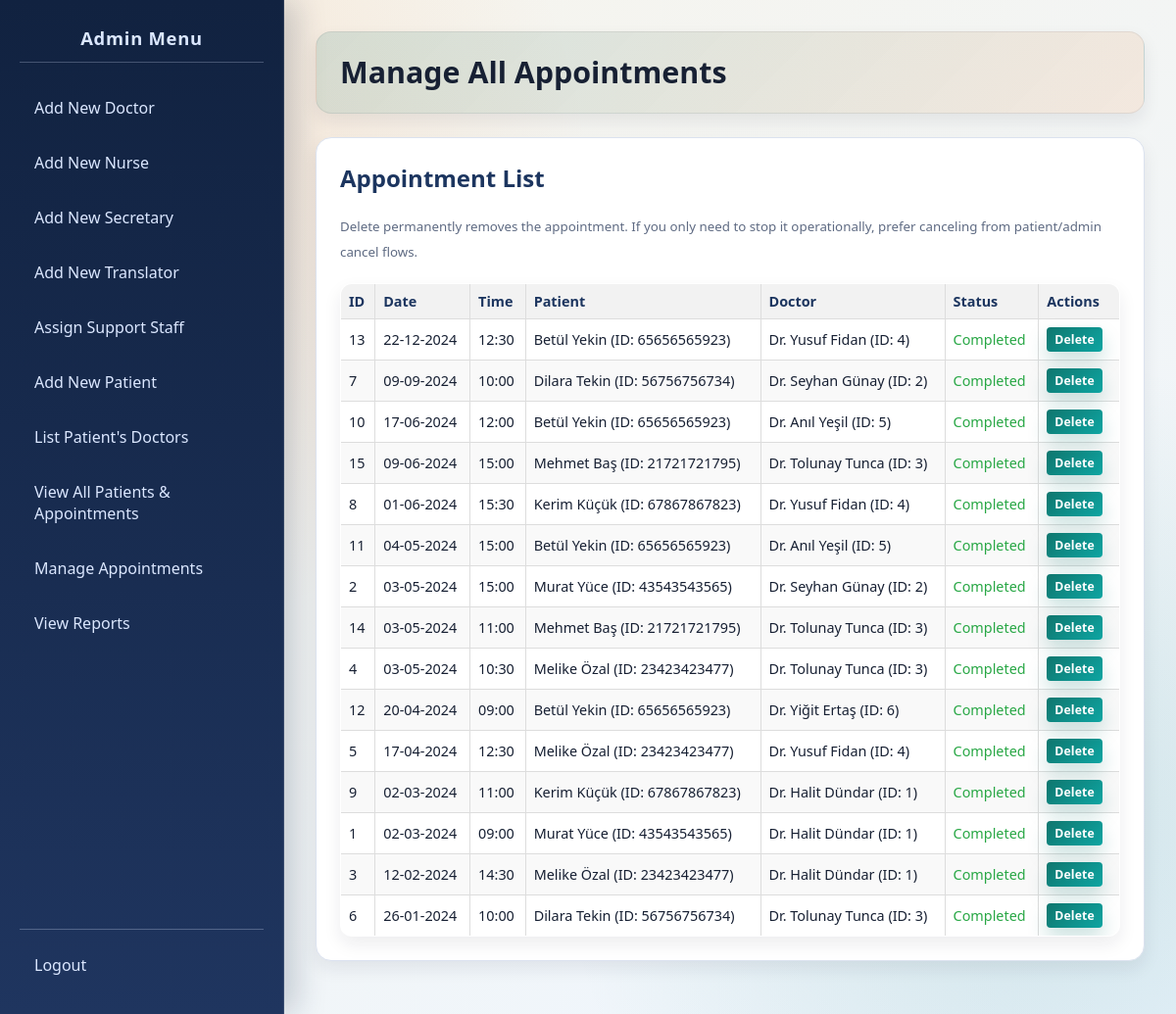
/admin/manage_appointments.php (signed in), run on the app's committed database.
### tables this page shows
CREATE TABLE `Appointment` (
  `Appointment_ID` int(11) NOT NULL,
  `Patient_ID` bigint(20) NOT NULL,
  `Doctor_ID` int(11) NOT NULL,
  `Nurse_ID` int(11) DEFAULT NULL,
  `Appointment_Date` date NOT NULL,
  `Appointment_Time` time NOT NULL,
  `Follow_Up_Appointment_ID` int(11) DEFAULT NULL,
  `Status` varchar(50) DEFAULT 'Scheduled'
);

CREATE TABLE `Patient` (
  `Patient_ID` bigint(20) NOT NULL,
  `Patient_First_Name` varchar(100) NOT NULL,
  `Patient_Last_Name` varchar(100) NOT NULL,
  `Patient_Gender` varchar(10) DEFAULT NULL,
  `Patient_DOB` date DEFAULT NULL,
  `Patient_Blood_Type` varchar(5) DEFAULT NULL,
  `Patient_Phone` varchar(20) DEFAULT NULL,
  `Patient_Address` text DEFAULT NULL,
  `Patient_Password` varchar(255) NOT NULL
);

CREATE TABLE `Doctor` (
  `Doctor_ID` int(11) NOT NULL,
  `Doctor_First_Name` varchar(100) NOT NULL,
  `Doctor_Last_Name` varchar(100) NOT NULL,
  `Doctor_Gender` varchar(10) DEFAULT NULL,
  `Doctor_Email` varchar(255) NOT NULL,
  `Doctor_Phone` varchar(20) DEFAULT NULL,
  `Clinic_ID` int(11) DEFAULT NULL,
  `Doctor_Password` varchar(255) NOT NULL,
  `Admin_ID` int(11) DEFAULT NULL
);

### admin/manage_appointments.php (the view, shortened to what this page needs)
<?php
require_once '../includes/db_connect.php';
$appointments = [];
$fetch_error = null;
$sql = "SELECT
            a.`Appointment_ID`, a.`Appointment_Date`, a.`Appointment_Time`, a.`Status`,
            p.`Patient_ID`, p.`Patient_First_Name`, p.`Patient_Last_Name`,
            d.`Doctor_ID`, d.`Doctor_First_Name`, d.`Doctor_Last_Name`
        FROM `APPOINTMENT` a
        JOIN `PATIENT` p ON a.`Patient_ID` = p.`Patient_ID`
        JOIN `DOCTOR` d ON a.`Doctor_ID` = d.`Doctor_ID`
        ORDER BY a.`Appointment_Date` DESC, a.`Appointment_Time` DESC";
$result = $conn->query($sql);
if ($result) { while ($row = $result->fetch_assoc()) { $appointments[] = $row; } }
else { $fetch_error = "Error fetching appointments: " . $conn->error; }
?>
<!DOCTYPE html>
<html lang="en">
<head>
    <link rel="stylesheet" href="../css/style.css">
</head>
<body>
    <div class="sidebar">
        <h2>Admin Menu</h2>
        <ul>
        <li><a href="add_doctor.php">Add New Doctor</a></li>
            <li><a href="add_nurse.php">Add New Nurse</a></li>
            <li><a href="add_secretary.php">Add New Secretary</a></li>
            <li><a href="add_translator.php">Add New Translator</a></li>
            <li><a href="manage_support_staff.php">Assign Support Staff</a></li>
            <li><a href="add_patient.php">Add New Patient</a></li>
            <li><a href="find_patient_doctors.php">List Patient's Doctors</a></li>
            <li><a href="view_all_patients_appointments.php">View All Patients & Appointments</a></li>
            <li><a href="manage_appointments.php">Manage Appointments</a></li>
            <li><a href="reports.php">View Reports</a></li>
        </ul>
         <div class="logout-link">
             <a href="../logout.php">Logout</a>
        </div>
    </div>
    <div class="main-content">
        <div class="header">
             <h1>Manage All Appointments</h1>
        </div>
        <div class="content-section">
            <h2>Appointment List</h2>
            <p><small>Delete permanently removes the appointment. If you only need to stop it operationally, prefer canceling from patient/admin cancel flows.</small></p>
            <?php if ($fetch_error): ?>
                <p style="color: red;"><?php echo htmlspecialchars($fetch_error); ?></p>
            <?php elseif (empty($appointments)): ?>
                <p class="no-appointments">No appointments found.</p>
            <?php else: ?>
                <table class="appointments-table">
                    <thead>
                        <tr>
                            <th>ID</th>
                            <th>Date</th>
                            <th>Time</th>
                            <th>Patient</th>
                            <th>Doctor</th>
                            <th>Status</th>
                            <th>Actions</th>
                        </tr>
                    </thead>
                    <tbody>
                        <?php foreach ($appointments as $appt):
                            $status = $appt['Status'] ?? 'N/A';
                            ?>
                            <tr>
                                <td><?php echo $appt['Appointment_ID']; ?></td>
                                <td><?php echo htmlspecialchars(date("d-m-Y", strtotime($appt['Appointment_Date']))); ?></td>
                                <td><?php echo $appt['Appointment_Time'] ? htmlspecialchars(date("H:i", strtotime($appt['Appointment_Time']))) : 'N/A'; ?></td>
                                <td><?php echo htmlspecialchars($appt['Patient_First_Name'] . ' ' . $appt['Patient_Last_Name']); ?> (ID: <?php echo $appt['Patient_ID']; ?>)</td>
                                <td>Dr. <?php echo htmlspecialchars($appt['Doctor_First_Name'] . ' ' . $appt['Doctor_Last_Name']); ?> (ID: <?php echo $appt['Doctor_ID']; ?>)</td>
                                <td>
                                     <?php
                                        $status_class = 'status-' . strtolower(htmlspecialchars($status));
                                        echo '<span class="' . $status_class . '">' . htmlspecialchars($status) . '</span>';
                                    ?>
                                </td>
                                <td>
                                     <form action="process_delete_appointment.php" method="POST" style="display:inline;" onsubmit="return confirm('Are you sure you want to PERMANENTLY DELETE this appointment (ID: <?php echo $appt['Appointment_ID']; ?>)? This cannot be undone.');">
                                         <button type="submit" class="action-button delete">Delete</button>
                                     </form>
                                </td>
                            </tr>
                        <?php endforeach; ?>
                    </tbody>
                </table>
            <?php endif; ?>
        </div> </div> </body>
</html>

### css/style.css (style rules this page uses)
:root { --bg-start: #f7f4eb; --bg-end: #eef6ff; --panel: #ffffff; --ink: #172033; --muted: #5f6b83; --line: #dbe2ef; --accent: #0f766e; --accent-2: #f97316; --nav-start: #112240; --nav-end: #1f355f; --radius: 16px; --shadow-lg: 0 20px 40px rgba(17, 34, 64, 0.15); --shadow-sm: 0 8px 18px rgba(20, 30, 48, 0.08); }
* { box-sizing: border-box; }
body { font-family: "Trebuchet MS", "Segoe UI", sans-serif; margin: 0; min-height: 100vh; color: var(--ink); background: radial-gradient(circle at 12% 18%, rgba(249, 115, 22, 0.12), transparent 34%), radial-gradient(circle at 88% 82%, rgba(15, 118, 110, 0.14), transparent 36%), linear-gradient(145deg, var(--bg-start), var(--bg-end)); display: flex; }
.sidebar { width: 290px; color: #dbe7ff; padding: 26px 20px; display: flex; flex-direction: column; background: linear-gradient(180deg, var(--nav-start), var(--nav-end)); border-right: 1px solid rgba(255, 255, 255, 0.12); box-shadow: 12px 0 30px rgba(17, 34, 64, 0.2); }
.sidebar h2 { margin: 0 0 22px; text-align: center; font-size: 1.15rem; letter-spacing: 0.04em; padding-bottom: 12px; border-bottom: 1px solid rgba(219, 231, 255, 0.25); }
.sidebar ul { list-style: none; margin: 0; padding: 0; flex-grow: 1; }
.sidebar li { margin-bottom: 8px; }
.sidebar a { text-decoration: none; color: #dbe7ff; display: block; padding: 12px 14px; border-radius: 10px; border: 1px solid transparent; transition: transform 0.2s ease, background-color 0.2s ease, border-color 0.2s ease; }
.sidebar .logout-link { margin-top: auto; padding-top: 12px; border-top: 1px solid rgba(219, 231, 255, 0.28); }
.main-content { flex: 1; padding: 32px; overflow-y: auto; }
.main-content .header { padding: 22px 24px; margin-bottom: 24px; border-radius: var(--radius); background: linear-gradient(135deg, rgba(15, 118, 110, 0.14), rgba(249, 115, 22, 0.1)); border: 1px solid rgba(23, 32, 51, 0.08); box-shadow: var(--shadow-sm); }
.main-content .header h1 { margin: 0; font-size: 1.9rem; line-height: 1.25; }
.content-section { background: var(--panel); padding: 24px; border-radius: var(--radius); border: 1px solid var(--line); box-shadow: var(--shadow-sm); margin-bottom: 22px; }
.content-section h2 { margin-top: 0; color: #1c355f; }
.content-section p { color: var(--muted); line-height: 1.6; }
button, input[type="submit"] { border: none; background: linear-gradient(135deg, var(--accent), #0ea5a2); color: #fff; padding: 11px 15px; border-radius: 10px; font: inherit; font-weight: 700; letter-spacing: 0.01em; cursor: pointer; box-shadow: 0 10px 20px rgba(15, 118, 110, 0.22); transition: transform 0.2s ease, box-shadow 0.2s ease; }
a { color: var(--accent); }
table { width: 100%; border-collapse: collapse; background: #fff; border: 1px solid var(--line); border-radius: 12px; overflow: hidden; box-shadow: var(--shadow-sm); }
th, td { padding: 12px; border-bottom: 1px solid #edf1f7; text-align: left; vertical-align: top; }
th { background: #f3f7fd; color: #1c355f; font-weight: 700; }

### admin/manage_appointments.php (style rules this page uses)
.appointments-table { width: 100%; border-collapse: collapse; margin-top: 20px; font-size: 0.9em; }
.appointments-table th, .appointments-table td { border: 1px solid #ddd; padding: 8px; text-align: left; vertical-align: middle; }
.appointments-table th { background-color: #f2f2f2; font-weight: bold; }
.appointments-table tr:nth-child(even) { background-color: #f9f9f9; }
.status-completed { color: #28a745; }
.action-button { padding: 4px 8px; border: none; border-radius: 4px; cursor: pointer; text-decoration: none; font-size: 0.85em; display: inline-block; margin-right: 5px; color: white; }
.action-button.delete { background-color: #dc3545; }

### data on the page
appointment: Appointment_ID "13", Appointment_Date "22-12-2024", Appointment_Time "12:30", Patient_ID.Patient_Last_Name "Betül Yekin", Patient_ID.Patient_ID "65656565923", Doctor_ID.Doctor_Last_Name "Yusuf Fidan", Doctor_ID.Doctor_ID "4", Status "Completed"
appointment: Appointment_ID "7", Appointment_Date "09-09-2024", Appointment_Time "10:00", Patient_ID.Patient_Last_Name "Dilara Tekin", Patient_ID.Patient_ID "56756756734", Doctor_ID.Doctor_Last_Name "Seyhan Günay", Doctor_ID.Doctor_ID "2", Status "Completed"
appointment: Appointment_ID "10", Appointment_Date "17-06-2024", Appointment_Time "12:00", Patient_ID.Patient_Last_Name "Betül Yekin", Patient_ID.Patient_ID "65656565923", Doctor_ID.Doctor_Last_Name "Anıl Yeşil", Doctor_ID.Doctor_ID "5", Status "Completed"
appointment: Appointment_ID "15", Appointment_Date "09-06-2024", Appointment_Time "15:00", Patient_ID.Patient_Last_Name "Mehmet Baş", Patient_ID.Patient_ID "21721721795", Doctor_ID.Doctor_Last_Name "Tolunay Tunca", Doctor_ID.Doctor_ID "3", Status "Completed"
appointment: Appointment_ID "8", Appointment_Date "01-06-2024", Appointment_Time "15:30", Patient_ID.Patient_Last_Name "Kerim Küçük", Patient_ID.Patient_ID "67867867823", Doctor_ID.Doctor_Last_Name "Yusuf Fidan", Doctor_ID.Doctor_ID "4", Status "Completed"
appointment: Appointment_ID "11", Appointment_Date "04-05-2024", Appointment_Time "15:00", Patient_ID.Patient_Last_Name "Betül Yekin", Patient_ID.Patient_ID "65656565923", Doctor_ID.Doctor_Last_Name "Anıl Yeşil", Doctor_ID.Doctor_ID "5", Status "Completed"
appointment: Appointment_ID "2", Appointment_Date "03-05-2024", Appointment_Time "15:00", Patient_ID.Patient_Last_Name "Murat Yüce", Patient_ID.Patient_ID "43543543565", Doctor_ID.Doctor_Last_Name "Seyhan Günay", Doctor_ID.Doctor_ID "2", Status "Completed"
appointment: Appointment_ID "14", Appointment_Date "03-05-2024", Appointment_Time "11:00", Patient_ID.Patient_Last_Name "Mehmet Baş", Patient_ID.Patient_ID "21721721795", Doctor_ID.Doctor_Last_Name "Tolunay Tunca", Doctor_ID.Doctor_ID "3", Status "Completed"
appointment: Appointment_ID "4", Appointment_Date "03-05-2024", Appointment_Time "10:30", Patient_ID.Patient_Last_Name "Melike Özal", Patient_ID.Patient_ID "23423423477", Doctor_ID.Doctor_Last_Name "Tolunay Tunca", Doctor_ID.Doctor_ID "3", Status "Completed"
appointment: Appointment_ID "12", Appointment_Date "20-04-2024", Appointment_Time "09:00", Patient_ID.Patient_Last_Name "Betül Yekin", Patient_ID.Patient_ID "65656565923", Doctor_ID.Doctor_Last_Name "Yiğit Ertaş", Doctor_ID.Doctor_ID "6", Status "Completed"
appointment: Appointment_ID "5", Appointment_Date "17-04-2024", Appointment_Time "12:30", Patient_ID.Patient_Last_Name "Melike Özal", Patient_ID.Patient_ID "23423423477", Doctor_ID.Doctor_Last_Name "Yusuf Fidan", Doctor_ID.Doctor_ID "4", Status "Completed"
appointment: Appointment_ID "9", Appointment_Date "02-03-2024", Appointment_Time "11:00", Patient_ID.Patient_Last_Name "Kerim Küçük", Patient_ID.Patient_ID "67867867823", Doctor_ID.Doctor_Last_Name "Halit Dündar", Doctor_ID.Doctor_ID "1", Status "Completed"
appointment: Appointment_ID "1", Appointment_Date "02-03-2024", Appointment_Time "09:00", Patient_ID.Patient_Last_Name "Murat Yüce", Patient_ID.Patient_ID "43543543565", Doctor_ID.Doctor_Last_Name "Halit Dündar", Doctor_ID.Doctor_ID "1", Status "Completed"
appointment: Appointment_ID "3", Appointment_Date "12-02-2024", Appointment_Time "14:30", Patient_ID.Patient_Last_Name "Melike Özal", Patient_ID.Patient_ID "23423423477", Doctor_ID.Doctor_Last_Name "Halit Dündar", Doctor_ID.Doctor_ID "1", Status "Completed"
appointment: Appointment_ID "6", Appointment_Date "26-01-2024", Appointment_Time "10:00", Patient_ID.Patient_Last_Name "Dilara Tekin", Patient_ID.Patient_ID "56756756734", Doctor_ID.Doctor_Last_Name "Tolunay Tunca", Doctor_ID.Doctor_ID "3", Status "Completed"
